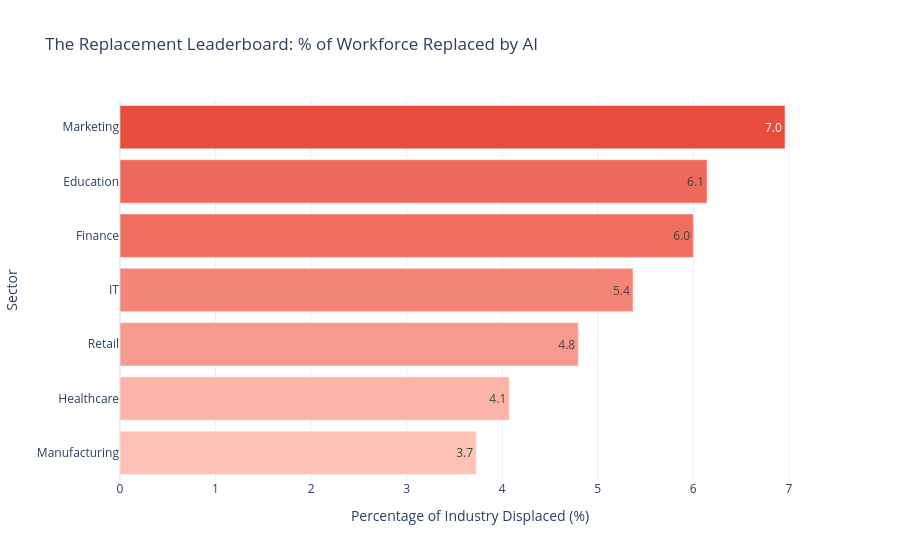

Here is the notebook cell this chart was saved with:
### Code cell
# 1. Calculate the Replacement Rate per Industry
# We create a df of Job_Status percentages for each Industry
replacement_stats = pd.crosstab(df['Industry'], df['Job_Status'], normalize='index') * 100

# 2. Convert to a clean DataFrame and sort by 'Replaced'
replacement_df = replacement_stats['Replaced'].reset_index()
replacement_df.columns = ['Industry', 'Replacement_Rate']
replacement_df = replacement_df.sort_values(by='Replacement_Rate', ascending=True) # Ascending for a nice horizontal bar flow

# 3. Create the Visualization
fig = px.bar(
    replacement_df, 
    x='Replacement_Rate', 
    y='Industry', 
    orientation='h',
    text_auto='.1f',
    title="The Replacement Leaderboard: % of Workforce Replaced by AI",
    labels={'Replacement_Rate': 'Replacement Rate (%)'},
    template="plotly_white",
    color='Replacement_Rate',
    # Using a Red sequential scale to signal 'Danger/Displacement'
    color_continuous_scale=['#FFC0B5', '#E74C3C'] 
)

# 4. Final Polish
fig.update_layout(
    xaxis_title="Percentage of Industry Displaced (%)",
    yaxis_title="Sector",
    coloraxis_showscale=False # Hides the side color bar for a cleaner look
)

fig.show()

### Figure 1 — Plotly figure (JSON) as saved in the notebook; plotly's stock layout.template omitted (floating-point values rounded to 4 significant figures)
{"data": [{"hovertemplate": "Replacement Rate (%)=%{marker.color}<br>Industry=%{y}<extra></extra>", "legendgroup": "", "marker": {"color": [3.729, 4.074, 4.797, 5.369, 6.0, 6.143, 6.96], "coloraxis": "coloraxis", "pattern": {"shape": ""}}, "name": "", "orientation": "h", "showlegend": false, "textposition": "auto", "texttemplate": "%{x:.1f}", "type": "bar", "x": [3.729, 4.074, 4.797, 5.369, 6.0, 6.143, 6.96], "xaxis": "x", "y": ["Manufacturing", "Healthcare", "Retail", "IT", "Finance", "Education", "Marketing"], "yaxis": "y"}], "layout": {"barmode": "relative", "coloraxis": {"colorbar": {"title": {"text": "Replacement Rate (%)"}}, "colorscale": [[0, "#FFC0B5"], [1, "#E74C3C"]], "showscale": false}, "legend": {"tracegroupgap": 0}, "title": {"text": "The Replacement Leaderboard: % of Workforce Replaced by AI"}, "xaxis": {"anchor": "y", "domain": [0, 1], "title": {"text": "Percentage of Industry Displaced (%)"}}, "yaxis": {"anchor": "x", "domain": [0, 1], "title": {"text": "Sector"}}}}
